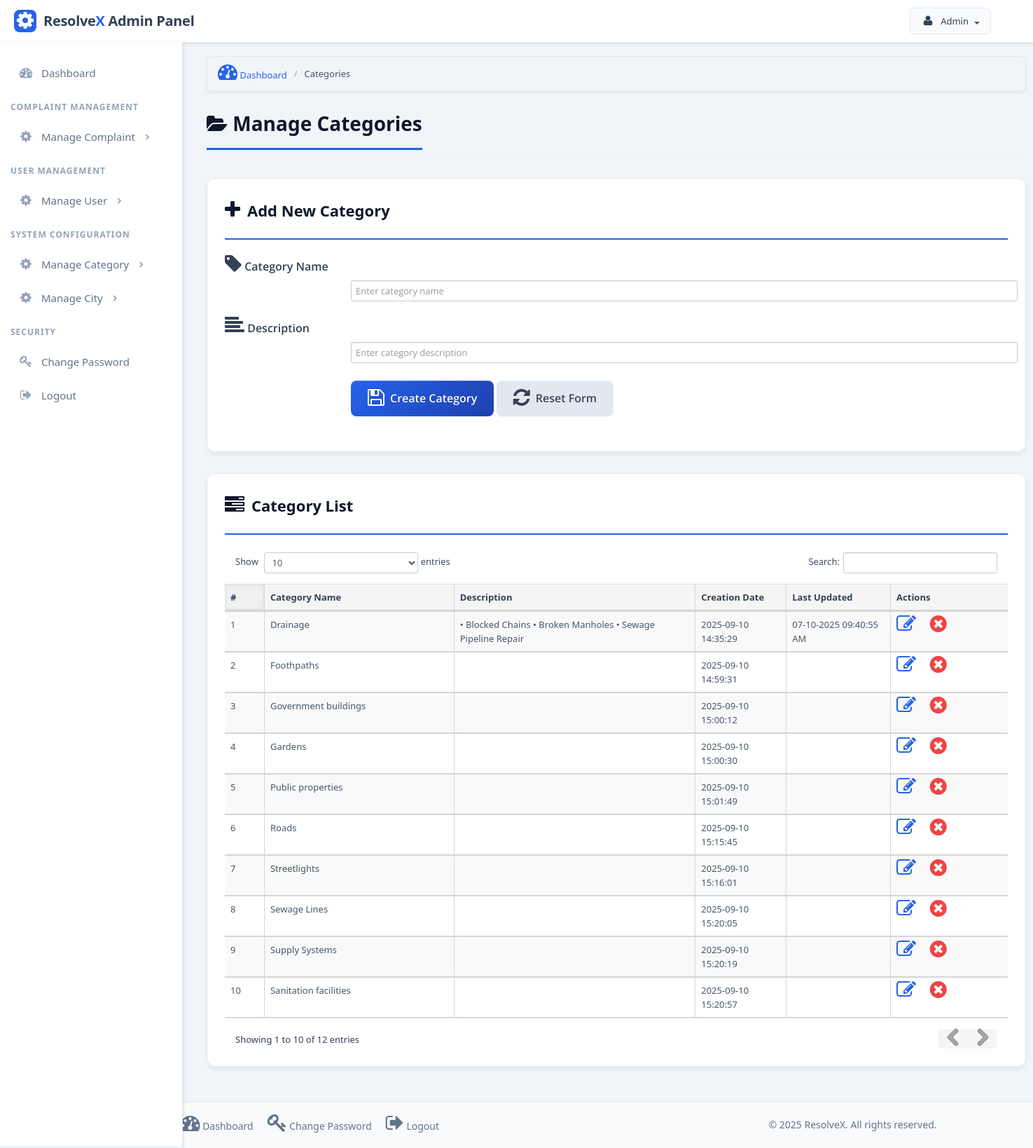
The app's page /admin/category.php (signed in) with its own data.
### tables this page shows
CREATE TABLE `category` (
  `id` int(11) NOT NULL,
  `categoryName` varchar(255) NOT NULL,
  `categoryDescription` longtext NOT NULL,
  `creationDate` timestamp NOT NULL DEFAULT current_timestamp(),
  `updationDate` varchar(255) NOT NULL
);

### admin/category.php (the view, shortened to what this page needs)
<?php
include('../config/config.php');
if (strlen($_SESSION['alogin']) == 0) {
	header('location:index.php');
} else {
	?>
	<!DOCTYPE html>
	<html lang="en">
	<head>
		<link type="text/css" href="bootstrap/css/bootstrap.min.css" rel="stylesheet">
		<link type="text/css" href="bootstrap/css/bootstrap-responsive.min.css" rel="stylesheet">
		<link type="text/css" href="../assets/css/theme.css" rel="stylesheet">
		<link type="text/css" href="../assets/icons/css/font-awesome.css" rel="stylesheet">
	</head>
	<body>
		<section id="container">
			<?php include('include/header.php'); ?>
			<?php include('include/sidebar.php'); ?>
			<section id="main-content">
				<div class="container-fluid">
					<div class="row">
						<div class="span12">
							<div class="breadcrumb">
								<a href="dashboard.php"><i class="icon-dashboard"></i> Dashboard</a>
								<span class="divider">/</span>
								<span class="active">Categories</span>
							</div>
							<div class="page-header">
								<h1><i class="icon-folder-open"></i> Manage Categories</h1>
							</div>
							<div class="card">
								<div class="card-header">
									<h3><i class="icon-plus"></i> Add New Category</h3>
								</div>
								<div class="card-body">
									<form class="form-horizontal" name="Category" method="post">
										<div class="form-group">
											<label class="form-label" for="category">
												<i class="icon-tag"></i> Category Name
											</label>
											<div class="controls">
												<input type="text" placeholder="Enter category name" name="category"
													id="category" class="form-control" required>
											</div>
										</div>
										<div class="form-group">
											<label class="form-label" for="description">
												<i class="icon-align-left"></i> Description
											</label>
											<div class="controls">
												<input type="text" placeholder="Enter category description"
													name="description" id="description" class="form-control" required>
											</div>
										</div>
										<div class="form-group">
											<div class="controls">
												<button type="submit" name="submit" class="btn btn-primary">
													<i class="icon-save"></i> Create Category
												</button>
												<button type="reset" class="btn"
													style="background-color: var(--gray-200); color: var(--gray-700);">
													<i class="icon-refresh"></i> Reset Form
												</button>
											</div>
										</div>
									</form>
								</div>
							</div>
							<div class="table-container">
								<div class="table-header">
									<h3><i class="icon-tasks"></i> Category List</h3>
								</div>
								<div class="table-body">
									<table class="datatable-1 table table-bordered table-striped display" width="100%">
										<thead>
											<tr>
												<th width="5%">#</th>
												<th>Category Name</th>
												<th>Description</th>
												<th>Creation Date</th>
												<th>Last Updated</th>
												<th width="15%">Actions</th>
											</tr>
										</thead>
										<tbody>
											<?php
											$query = mysqli_query($bd, "select * from category");
											$cnt = 1;
											while ($row = mysqli_fetch_array($query)) {
												?>
												<tr>
													<td><?php echo htmlentities($cnt); ?></td>
													<td><?php echo htmlentities($row['categoryName']); ?></td>
													<td><?php echo htmlentities($row['categoryDescription']); ?></td>
													<td><?php echo htmlentities($row['creationDate']); ?></td>
													<td><?php echo htmlentities($row['updationDate']); ?></td>
													<td class="action-links">
														<a href="edit-category.php?id=<?php echo $row['id'] ?>" title="Edit">
															<i class="icon-edit"></i>
														</a>
														<a href="category.php?id=<?php echo $row['id'] ?>&del=delete"
															class="delete-link"
															onClick="return confirm('Are you sure you want to delete this category?')"
															title="Delete">
															<i class="icon-remove-sign"></i>
														</a>
													</td>
												</tr>
												<?php
												$cnt = $cnt + 1;
											}
											?>
										</tbody>
									</table>
								</div>
							</div>
						</div>
					</div>
				</div>
			</section>
		</section>
		<?php include('include/footer.php'); ?>
	</body>
<?php } ?>
</html>

### admin/category.php (style rules this page uses)
:root { --primary-color: #2563eb; --secondary-color: #1e40af; --accent-color: #3b82f6; --light-color: #f8fafc; --dark-color: #0f172a; --success-color: #10b981; --warning-color: #f59e0b; --danger-color: #ef4444; --info-color: #3b82f6; --gray-100: #f1f5f9; --gray-200: #e2e8f0; --gray-300: #cbd5e1; --gray-400: #94a3b8; --gray-500: #64748b; --gray-600: #475569; --gray-700: #334155; --gray-800: #1e293b; --gray-900: #0f172a; }
body { font-family: 'Segoe UI', Tahoma, Geneva, Verdana, sans-serif; background-color: #f1f5f9; color: var(--gray-700); line-height: 1.6; height: 100%; margin: 0; display: flex; flex-direction: column; }
#container { flex: 1; display: flex; flex-direction: column; }
#main-content { flex: 1; margin-left: 260px; padding: 20px 15px; padding-top: 80px; transform: translateZ(0); -webkit-transform: translateZ(0); }
.page-header { margin-bottom: 30px; }
.page-header h1 { font-size: 28px; font-weight: 700; color: var(--gray-900); margin: 0; padding-bottom: 15px; border-bottom: 3px solid var(--primary-color); display: inline-block; }
.card { background: white; border-radius: 12px; box-shadow: 0 4px 6px rgba(0, 0, 0, 0.05); padding: 25px; border: 1px solid var(--gray-200); margin-bottom: 30px; transition: transform 0.3s ease, box-shadow 0.3s ease; }
.card-header { padding-bottom: 20px; margin-bottom: 25px; border-bottom: 2px solid var(--primary-color); }
.card-header h3 { margin: 0; font-size: 22px; font-weight: 700; color: var(--gray-900); display: flex; align-items: center; gap: 10px; }
.form-group { margin-bottom: 25px; }
.form-label { display: block; font-weight: 600; color: var(--gray-700); margin-bottom: 10px; font-size: 16px; }
.form-control { width: 100%; padding: 14px 16px; border: 2px solid var(--gray-300); border-radius: 8px; font-size: 16px; transition: all 0.3s ease; background-color: white; color: var(--gray-700); }
.btn { display: inline-flex; align-items: center; justify-content: center; padding: 14px 24px; font-size: 16px; font-weight: 600; border-radius: 8px; cursor: pointer; transition: all 0.3s ease; border: none; gap: 8px; }
.btn-primary { background: linear-gradient(135deg, var(--primary-color), var(--secondary-color)); color: white; }
.table-container { background: white; border-radius: 12px; box-shadow: 0 4px 6px rgba(0, 0, 0, 0.05); padding: 25px; border: 1px solid var(--gray-200); overflow-x: auto; }
.table-header { padding-bottom: 20px; margin-bottom: 25px; border-bottom: 2px solid var(--primary-color); }
.table-header h3 { margin: 0; font-size: 22px; font-weight: 700; color: var(--gray-900); display: flex; align-items: center; gap: 10px; }
table { width: 100%; border-collapse: collapse; }
thead { background-color: var(--gray-100); }
th { padding: 16px 15px; text-align: left; font-weight: 600; color: var(--gray-700); border-bottom: 2px solid var(--gray-300); }
td { padding: 14px 15px; border-bottom: 1px solid var(--gray-200); color: var(--gray-600); }
.action-links a { margin-right: 15px; color: var(--primary-color); text-decoration: none; font-size: 18px; transition: color 0.2s ease; }
.action-links .delete-link { color: var(--danger-color); }
.breadcrumb { display: flex; align-items: center; gap: 10px; margin-bottom: 25px; padding: 12px 15px; background: var(--white); border-radius: 8px; box-shadow: 0 2px 4px rgba(0, 0, 0, 0.05); border: 1px solid var(--gray-200); }
.breadcrumb a { color: var(--primary-color); text-decoration: none; font-weight: 500; }
.breadcrumb .divider { color: var(--gray-400); }
.breadcrumb .active { color: var(--gray-600); font-weight: 500; }

### admin/include/header.php (style rules this page uses)
:root { --header-bg: #ffffff; --header-border: #e2e8f0; --header-text: #334155; --header-accent: #2563eb; --header-shadow: rgba(0, 0, 0, 0.08); }

### admin/include/sidebar.php (style rules this page uses)
:root { --sidebar-bg: #ffffff; --sidebar-header: #f8fafc; --sidebar-border: #e2e8f0; --sidebar-text: #64748b; --sidebar-text-active: #2563eb; --sidebar-hover: #f1f5f9; --sidebar-accent: #3b82f6; --sidebar-shadow: rgba(0, 0, 0, 0.08); --label-orange: #f97316; --label-green: #10b981; }

### admin/include/footer.php (style rules this page uses)
:root { --footer-bg: #f8fafc; --footer-border: #e2e8f0; --footer-text: #64748b; --footer-accent: #2563eb; --footer-shadow: rgba(0, 0, 0, 0.05); }

### records on screen
category: categoryName "Drainage", categoryDescription "• Blocked Chains • Broken Manholes • Sewage Pipeline Repair", creationDate "2025-09-10 14:35:29", updationDate "07-10-2025 09:40:55 AM"
category: categoryName "Foothpaths", creationDate "2025-09-10 14:59:31"
category: categoryName "Government buildings", creationDate "2025-09-10 15:00:12"
category: categoryName "Gardens", creationDate "2025-09-10 15:00:30"
category: categoryName "Public properties", creationDate "2025-09-10 15:01:49"
category: categoryName "Roads", creationDate "2025-09-10 15:15:45"
category: categoryName "Streetlights", creationDate "2025-09-10 15:16:01"
category: categoryName "Sewage Lines", creationDate "2025-09-10 15:20:05"
category: categoryName "Supply Systems", creationDate "2025-09-10 15:20:19"
category: categoryName "Sanitation facilities", creationDate "2025-09-10 15:20:57"
